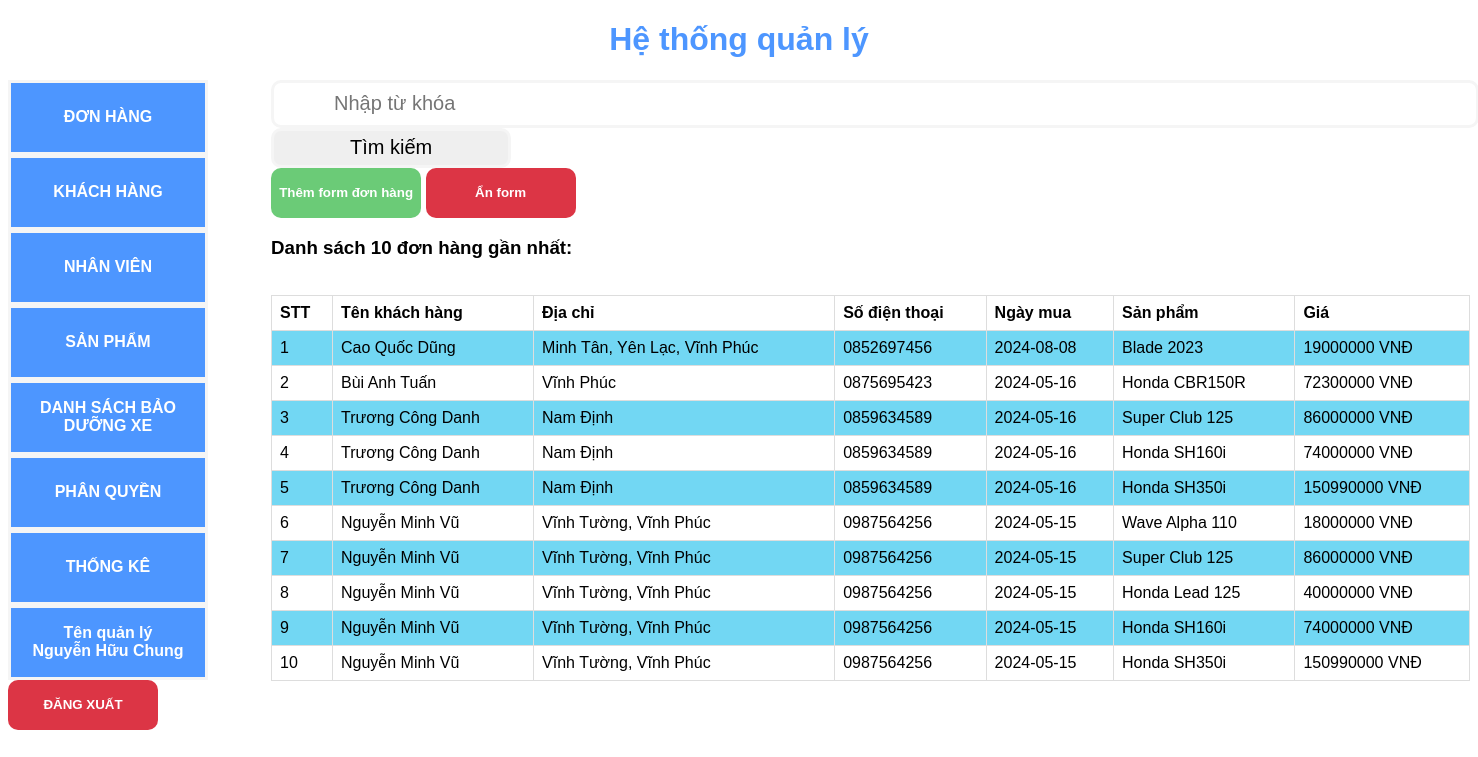
Page /home.php (signed in) on the earlier database version.
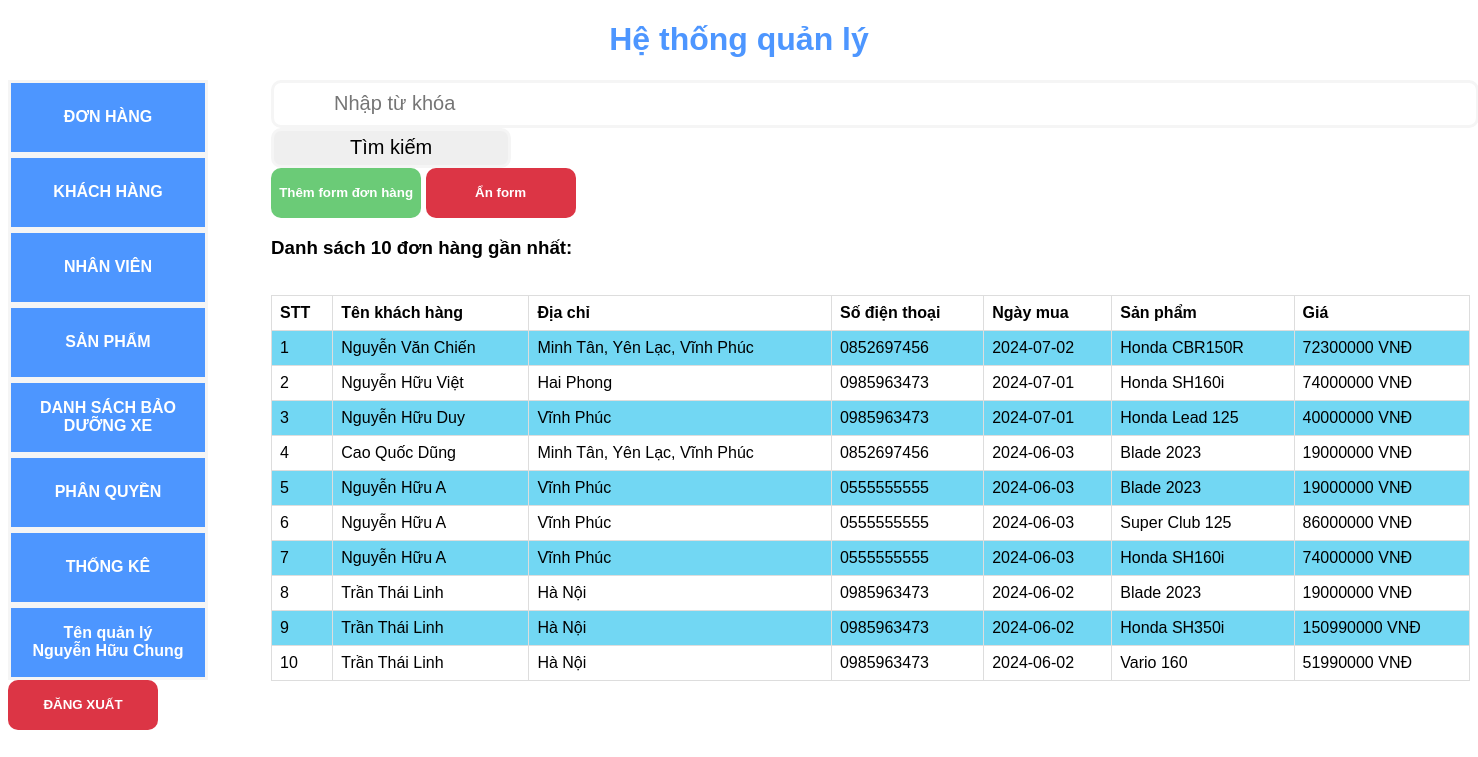
Same page on the later database version.
### tables this page shows
CREATE TABLE `account` (
  `ID` varchar(11) NOT NULL,
  `ACCOUNT` text NOT NULL,
  `PASSWORD` text NOT NULL,
  `NAME` text DEFAULT NULL,
  `ADDRESS` text DEFAULT NULL,
  `CONTACT` text DEFAULT NULL,
  `ROLE` int(2) NOT NULL
);

CREATE TABLE `customer` (
  `ID` int(11) NOT NULL,
  `TENKH` text NOT NULL,
  `DIACHI` text NOT NULL,
  `SODIENTHOAI` text NOT NULL,
  `MASP` varchar(11) NOT NULL,
  `NGAY` date NOT NULL,
  `MANGUOIBAN` varchar(11) DEFAULT NULL,
  `NGUOIQL` text NOT NULL
);

CREATE TABLE `product` (
  `MASP` varchar(11) NOT NULL,
  `TENSP` text NOT NULL,
  `GIASP` int(11) NOT NULL,
  `THONGTINSP` text DEFAULT NULL,
  `SOLUONG` int(11) NOT NULL
);

### home.php (the view, shortened to what the changed rows need)
<?php
require_once "database.php";
?>
<!DOCTYPE html>
<html lang="en">
<head>
    <link rel="stylesheet" href="style.css">
</head>
<body class="signin-page">
    <div>
        <h1 class="tittle">Hệ thống quản lý</h1>
    </div>
    <div class="content">
        <div class="list">
            <button class="tabLink" id="buttonInfor" onclick="openTab(event, 'infor', true)">
                <div>
                    <?php
                        $sql_name="SELECT * FROM ACCOUNT WHERE ACCOUNT='".$_SESSION["email"]."'";
                        $result_name=$mysqli->query($sql_name);
                        if (mysqli_num_rows($result_name) > 0) {
                            while ($row = mysqli_fetch_assoc($result_name)) {
                                echo"<div><label style='color:white'>Tên quản lý</label><br>".$row["NAME"]."</div>";
                            }
                        }
                    ?>
                </div>
            </button>
        </div>
        <div class="allContent">
            <div class="tabContent" id="order" style="display:block;">
                <div id="hiddenOrder">
                    <div class="displayCustomerOrder">
                        <?php
                            if ($_SESSION["role"]>0){
                                $sql_allCustomerOrder = "SELECT * FROM CUSTOMER NATURAL JOIN PRODUCT ORDER BY NGAY DESC LIMIT 10";
                            }
                            else {
                                $sql_allCustomerOrder = "SELECT * FROM CUSTOMER NATURAL JOIN PRODUCT WHERE NGUOIQL='" . $_SESSION["email"] . "' ORDER BY NGAY DESC LIMIT 10";
                            }
                            $result_allCustomerOrder = $mysqli->query($sql_allCustomerOrder);
                            if (mysqli_num_rows($result_allCustomerOrder) > 0) {
                                echo "<h3>Danh sách 10 đơn hàng gần nhất: </h3><br>";
                                echo"<table>
                                        <tr>
                                            <th>STT</th>
                                            <th>Tên khách hàng</th>
                                            <th>Địa chỉ</th>
                                            <th>Số điện thoại</th>
                                            <th>Ngày mua</th>
                                            <th>Sản phẩm</th>
                                            <th>Giá</th>
                                        </tr>";
                                $countOrderAll=1;
                                while ($row = mysqli_fetch_assoc($result_allCustomerOrder)) {
                                    echo "<tr>
                                            <td>".$countOrderAll."</td>
                                            <td>" . $row['TENKH'] . "</td>
                                            <td>" . $row['DIACHI'] . "</td>
                                            <td>" . $row['SODIENTHOAI'] . "</td>
                                            <td>" . $row['NGAY'] . "</td>
                                            <td>" . $row['TENSP'] . "</td>
                                            <td>" . $row['GIASP'] . " VNĐ</td>
                                        </tr>";
                                    $countOrderAll++;
                                }
                                echo"</table>";
                            }
                        ?>
                    </div>
                </div>
            </div>
        </div>
    </div>
</body>
</html>

Differences in the rows shown:
no longer on this page (row edited): customer: TENKH "Bùi Anh Tuấn", DIACHI "Vĩnh Phúc", SODIENTHOAI "0875695423", NGAY "2024-05-16", MASP.TENSP "Honda CBR150R", MASP.GIASP "72300000"
no longer on this page (row edited): customer: TENKH "Trương Công Danh", DIACHI "Nam Định", SODIENTHOAI "0859634589", NGAY "2024-05-16", MASP.TENSP "Super Club 125", MASP.GIASP "86000000"
no longer on this page (row edited): customer: TENKH "Trương Công Danh", DIACHI "Nam Định", SODIENTHOAI "0859634589", NGAY "2024-05-16", MASP.TENSP "Honda SH160i", MASP.GIASP "74000000"
no longer on this page (row edited): customer: TENKH "Trương Công Danh", DIACHI "Nam Định", SODIENTHOAI "0859634589", NGAY "2024-05-16", MASP.TENSP "Honda SH350i", MASP.GIASP "150990000"
no longer on this page (row edited): customer: TENKH "Nguyễn Minh Vũ", DIACHI "Vĩnh Tường, Vĩnh Phúc", SODIENTHOAI "0987564256", NGAY "2024-05-15", MASP.TENSP "Wave Alpha 110", MASP.GIASP "18000000"
no longer on this page (row edited): customer: TENKH "Nguyễn Minh Vũ", DIACHI "Vĩnh Tường, Vĩnh Phúc", SODIENTHOAI "0987564256", NGAY "2024-05-15", MASP.TENSP "Super Club 125", MASP.GIASP "86000000"
no longer on this page (row edited): customer: TENKH "Nguyễn Minh Vũ", DIACHI "Vĩnh Tường, Vĩnh Phúc", SODIENTHOAI "0987564256", NGAY "2024-05-15", MASP.TENSP "Honda Lead 125", MASP.GIASP "40000000"
no longer on this page (row edited): customer: TENKH "Nguyễn Minh Vũ", DIACHI "Vĩnh Tường, Vĩnh Phúc", SODIENTHOAI "0987564256", NGAY "2024-05-15", MASP.TENSP "Honda SH160i", MASP.GIASP "74000000"
no longer on this page (row edited): customer: TENKH "Nguyễn Minh Vũ", DIACHI "Vĩnh Tường, Vĩnh Phúc", SODIENTHOAI "0987564256", NGAY "2024-05-15", MASP.TENSP "Honda SH350i", MASP.GIASP "150990000"
now on this page (row edited): customer: TENKH "Nguyễn Văn Chiến", DIACHI "Minh Tân, Yên Lạc, Vĩnh Phúc", SODIENTHOAI "0852697456", NGAY "2024-07-02", MASP.TENSP "Honda CBR150R", MASP.GIASP "72300000"
now on this page (row edited): customer: TENKH "Nguyễn Hữu Việt", DIACHI "Hai Phong", SODIENTHOAI "0985963473", NGAY "2024-07-01", MASP.TENSP "Honda SH160i", MASP.GIASP "74000000"
added customer: TENKH "Nguyễn Hữu Duy", DIACHI "Vĩnh Phúc", SODIENTHOAI "0985963473", NGAY "2024-07-01", MASP.TENSP "Honda Lead 125", MASP.GIASP "40000000"
changed customer "Cao Quốc Dũng": NGAY "2024-08-08" → "2024-06-03"
added customer: TENKH "Nguyễn Hữu A", DIACHI "Vĩnh Phúc", SODIENTHOAI "0555555555", NGAY "2024-06-03", MASP.TENSP "Blade 2023", MASP.GIASP "19000000"
added customer: TENKH "Nguyễn Hữu A", DIACHI "Vĩnh Phúc", SODIENTHOAI "0555555555", NGAY "2024-06-03", MASP.TENSP "Super Club 125", MASP.GIASP "86000000"
added customer: TENKH "Nguyễn Hữu A", DIACHI "Vĩnh Phúc", SODIENTHOAI "0555555555", NGAY "2024-06-03", MASP.TENSP "Honda SH160i", MASP.GIASP "74000000"
added customer: TENKH "Trần Thái Linh", DIACHI "Hà Nội", SODIENTHOAI "0985963473", NGAY "2024-06-02", MASP.TENSP "Blade 2023", MASP.GIASP "19000000"
added customer: TENKH "Trần Thái Linh", DIACHI "Hà Nội", SODIENTHOAI "0985963473", NGAY "2024-06-02", MASP.TENSP "Honda SH350i", MASP.GIASP "150990000"
added customer: TENKH "Trần Thái Linh", DIACHI "Hà Nội", SODIENTHOAI "0985963473", NGAY "2024-06-02", MASP.TENSP "Vario 160", MASP.GIASP "51990000"
